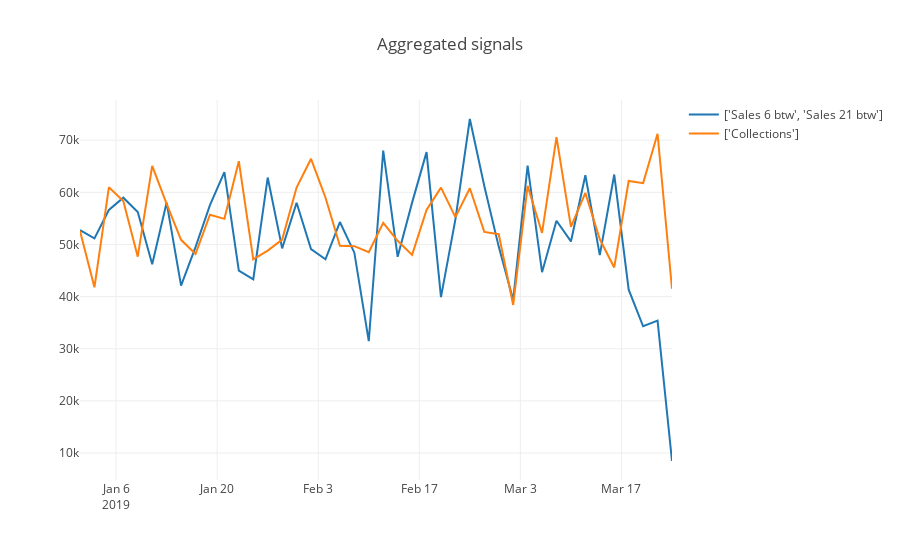

Source (notebook cell):
### Code cell
constructSignals(df_all, query=[{"select": ["Sales 6 btw", "Sales 21 btw"], 
                              "_with": None}, 
                                {"select": ["Collections"], "_with": None}], on="GroundTruth", agg_period="2D", vis_type="line")
